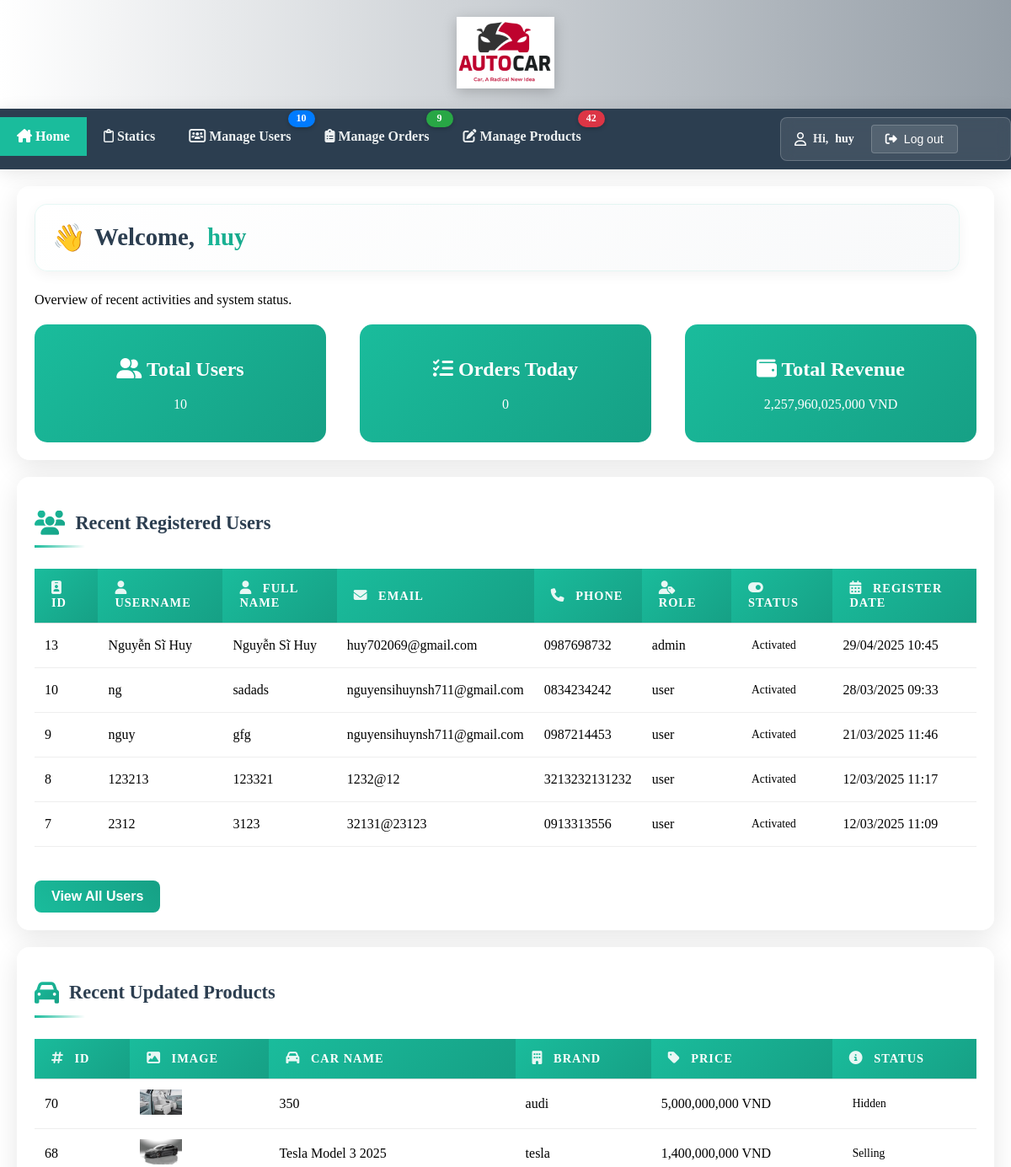
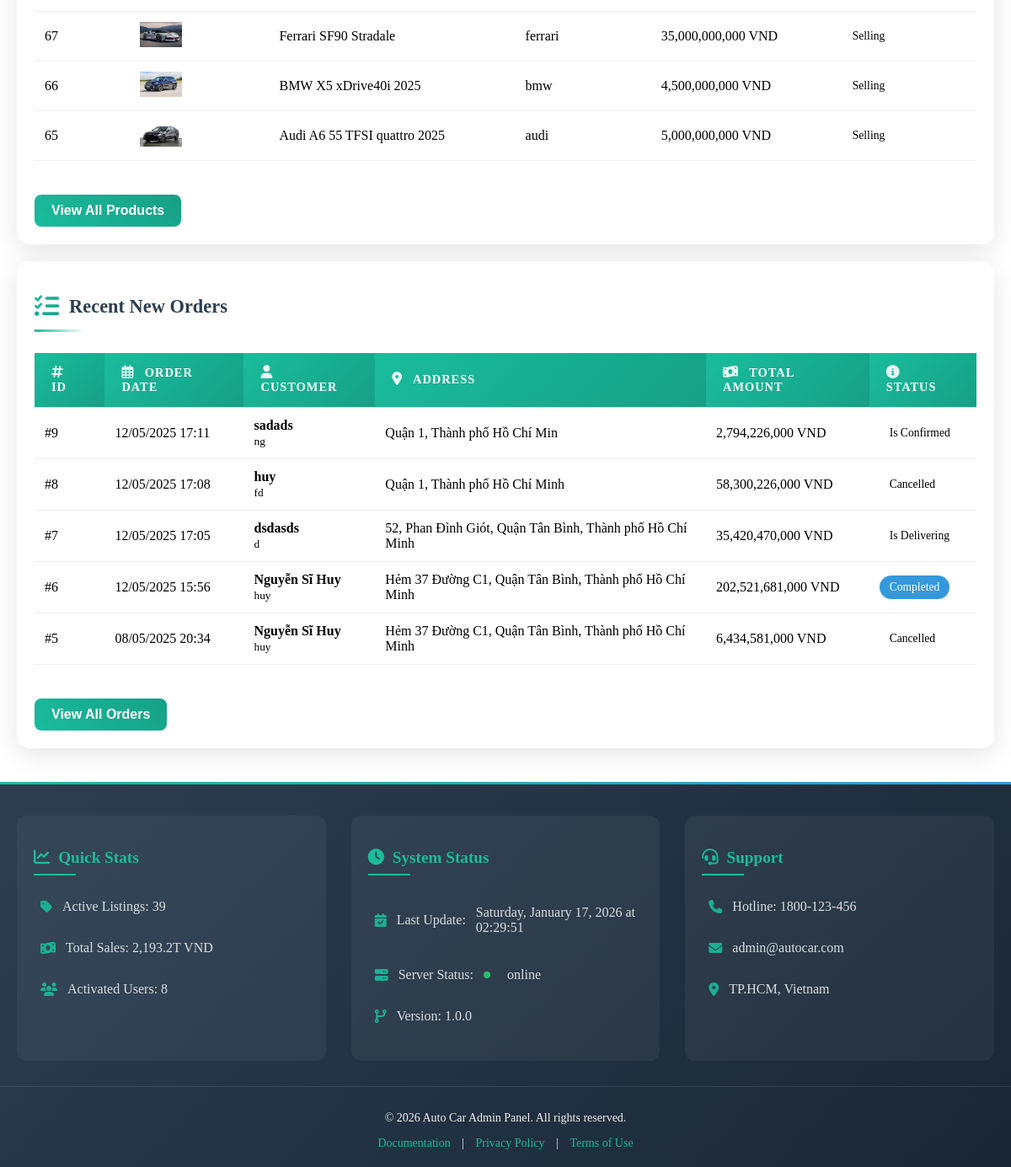
Page /Admin/index.php (signed in) on the committed database (2 pictures, top to bottom).
### tables this page shows
CREATE TABLE `users_acc` (
  `id` int(11) NOT NULL,
  `username` varchar(100) NOT NULL,
  `password` char(255) NOT NULL,
  `status` enum('activated','disabled','banned') NOT NULL,
  `register_date` datetime NOT NULL DEFAULT current_timestamp(),
  `phone_num` varchar(20) NOT NULL,
  `email` varchar(255) NOT NULL,
  `role` enum('user','admin') NOT NULL DEFAULT 'user',
  `address` varchar(255) DEFAULT NULL,
  `full_name` varchar(255) DEFAULT NULL
);

CREATE TABLE `products` (
  `product_id` int(11) NOT NULL,
  `brand_id` int(11) NOT NULL,
  `car_name` varchar(255) NOT NULL,
  `car_description` text DEFAULT NULL,
  `price` decimal(15,2) NOT NULL,
  `image_link` varchar(255) DEFAULT NULL,
  `status` enum('selling','soldout','discounting','hidden') DEFAULT 'selling',
  `sold_quantity` int(11) DEFAULT 0,
  `remain_quantity` int(11) DEFAULT 0,
  `max_speed` decimal(5,2) DEFAULT NULL,
  `color` varchar(50) DEFAULT NULL,
  `engine_name` varchar(100) NOT NULL,
  `year_manufacture` year(4) NOT NULL,
  `seat_number` tinyint(4) NOT NULL,
  `fuel_name` varchar(50) NOT NULL,
  `engine_power` decimal(10,2) DEFAULT NULL,
  `time_0_100` decimal(4,2) DEFAULT NULL,
  `location` varchar(255) NOT NULL DEFAULT 'TPHCM',
  `linkinfor` varchar(255) DEFAULT NULL,
  `fuel_capacity` varchar(255) DEFAULT NULL
);

CREATE TABLE `car_types` (
  `type_id` int(11) NOT NULL,
  `type_name` varchar(100) NOT NULL,
  `logo_url` varchar(255) DEFAULT NULL,
  `banner_url` varchar(255) DEFAULT NULL,
  `description` longtext DEFAULT NULL,
  `image_link` int(255) DEFAULT NULL
);

CREATE TABLE `orders` (
  `order_id` int(11) NOT NULL,
  `user_id` int(11) NOT NULL,
  `order_date` datetime DEFAULT NULL,
  `delivered_date` datetime DEFAULT NULL,
  `expected_total_amount` decimal(20,2) DEFAULT NULL,
  `VAT` decimal(20,2) DEFAULT NULL,
  `shipping_address` varchar(255) DEFAULT NULL,
  `distance` float NOT NULL DEFAULT 0,
  `shipping_fee` decimal(10,2) NOT NULL DEFAULT 0.00,
  `total_amount` decimal(20,2) DEFAULT NULL,
  `payment_method_id` int(11) DEFAULT NULL,
  `order_status` enum('is pending','is confirmed','delivered','is delivering','cancelled','initiated','completed') DEFAULT 'initiated',
  `description` longtext DEFAULT NULL,
  `shipper_info` varchar(255) DEFAULT NULL,
  `delivery_duration` int(11) GENERATED ALWAYS AS (timestampdiff(HOUR,`order_date`,`delivered_date`)) STORED
);

### Admin/index.php (the view, shortened to what this page needs)
<?php
include 'header.php';
$users_query = "SELECT id, username, full_name, email, phone_num, role, status, register_date
                FROM users_acc
                ORDER BY register_date DESC
                LIMIT 5";
$users_result = mysqli_query($connect, $users_query);
$products_query = "SELECT p.*, c.type_name
                  FROM products p
                  LEFT JOIN car_types c ON p.brand_id = c.type_id
                  ORDER BY p.product_id DESC
                  LIMIT 5";
$products_result = mysqli_query($connect, $products_query);
$orders_query = "SELECT o.*, u.username, u.full_name, u.phone_num, u.email
                FROM orders o
                JOIN users_acc u ON o.user_id = u.id
                ORDER BY o.order_date DESC
                LIMIT 5";
$orders_result = mysqli_query($connect, $orders_query);
$stats_query = "SELECT
    (SELECT COUNT(*) FROM users_acc) as total_users,
    (SELECT COUNT(*) FROM orders WHERE DATE(order_date) = CURDATE()) as orders_today,
    (SELECT SUM(total_amount) FROM orders) as total_revenue";
$stats_result = mysqli_query($connect, $stats_query);
$stats = mysqli_fetch_assoc($stats_result);
?>
<!DOCTYPE html>
<html lang="en">
<head>
</head>
<body>
    <main>
        <section class="admin-section">
            <div class="admin-info">
                <span id="admin-greeting">Welcome, <span
                        id="admin-name"><?php echo htmlspecialchars($_SESSION['username']) ?></span></span>
            </div>
            <p>Overview of recent activities and system status.</p>
            <div class="stats-container">
                <div class="stat-box">
                    <h2><i class="fa-solid fa-user-group"></i> Total Users</h2>
                    <p><?php echo number_format($stats['total_users']); ?></p>
                </div>
                <div class="stat-box">
                    <h2><i class="fa-solid fa-list-check"></i> Orders Today</h2>
                    <p><?php echo number_format($stats['orders_today']); ?></p>
                </div>
                <div class="stat-box">
                    <h2><i class="fa-solid fa-wallet"></i> Total Revenue</h2>
                    <p><?php echo number_format($stats['total_revenue']) . ' VND'; ?></p>
                </div>
            </div>
        </section>
        <section class="admin-section s2">
            <h2><i class="fa-solid fa-users"></i> Recent Registered Users</h2>
            <table class="admin-table">
                <thead>
                    <tr>
                        <th><i class="fa-solid fa-id-badge"></i> ID</th>
                        <th><i class="fa-solid fa-user"></i> Username</th>
                        <th><i class="fa-solid fa-user"></i> Full Name</th>
                        <th><i class="fa-solid fa-envelope"></i> Email</th>
                        <th><i class="fa-solid fa-phone"></i> Phone</th>
                        <th><i class="fa-solid fa-user-tag"></i> Role</th>
                        <th><i class="fa-solid fa-toggle-on"></i> Status</th>
                        <th><i class="fa-solid fa-calendar-alt"></i> Register Date</th>
                    </tr>
                </thead>
                <tbody>
                    <?php while ($user = mysqli_fetch_assoc($users_result)): ?>
                        <tr>
                            <td><?php echo htmlspecialchars($user['id']); ?></td>
                            <td><?php echo htmlspecialchars($user['username']); ?></td>
                            <td><?php echo htmlspecialchars($user['full_name']); ?></td>
                            <td><?php echo htmlspecialchars($user['email']); ?></td>
                            <td><?php echo htmlspecialchars($user['phone_num']); ?></td>
                            <td><?php echo htmlspecialchars($user['role']); ?></td>
                            <td>
                                <span class="status-badge status-<?php echo strtolower($user['status']); ?>">
                                    <?php echo htmlspecialchars($user['status']); ?>
                                </span>
                            </td>
                            <td><?php echo date('d/m/Y H:i', strtotime($user['register_date'])); ?></td>
                        </tr>
                    <?php endwhile; ?>
                </tbody>
            </table>
            <button class="link" onclick="window.location.href='manage-users.php'">View All Users</button>
        </section>
        <section class="admin-section s2">
            <h2><i class="fa-solid fa-car"></i> Recent Updated Products</h2>
            <table class="admin-table">
                <thead>
                    <tr>
                        <th><i class="fa-solid fa-hashtag"></i> ID</th>
                        <th><i class="fa-solid fa-image"></i> Image</th>
                        <th><i class="fa-solid fa-car"></i> Car Name</th>
                        <th><i class="fa-solid fa-building"></i> Brand</th>
                        <th><i class="fa-solid fa-tag"></i> Price</th>
                        <th><i class="fa-solid fa-circle-info"></i> Status</th>
                    </tr>
                </thead>
                <tbody>
                    <?php while ($product = mysqli_fetch_assoc($products_result)): ?>
                        <tr>
                            <td><?php echo htmlspecialchars($product['product_id']); ?></td>
                            <td>
                                <img src="../User/<?php echo htmlspecialchars($product['image_link']); ?>"
                                    alt="<?php echo htmlspecialchars($product['car_name']); ?>"
                                    style="width: 50px; height: 30px; object-fit: cover;">
                            </td>
                            <td><?php echo htmlspecialchars($product['car_name']); ?></td>
                            <td><?php echo htmlspecialchars($product['type_name']); ?></td>
                            <td><?php echo number_format($product['price']) . ' VND'; ?></td>
                            <td>
                                <span class="status-badge status-<?php echo strtolower($product['status']); ?>">
                                    <?php echo htmlspecialchars($product['status']); ?>
                                </span>
                            </td>
                        </tr>
                    <?php endwhile; ?>
                </tbody>
            </table>
            <button class="link" onclick="window.location.href='manage-products.php'">View All Products</button>
        </section>
        <section class="admin-section s2">
            <h2><i class="fa-solid fa-list-check"></i> Recent New Orders</h2>
            <table class="admin-table">
                <thead>
                    <tr>
                        <th><i class="fas fa-hashtag"></i> ID</th>
                        <th><i class="far fa-calendar-alt"></i> Order Date</th>
                        <th><i class="fas fa-user"></i> Customer</th>
                        <th><i class="fas fa-map-marker-alt"></i> Address</th>
                        <th><i class="fas fa-money-bill-wave"></i> Total Amount</th>
                        <th><i class="fas fa-info-circle"></i> Status</th>
                    </tr>
                </thead>
                <tbody>
                    <?php while ($order = mysqli_fetch_assoc($orders_result)): ?>
                        <tr>
                            <td>#<?php echo htmlspecialchars($order['order_id']); ?></td>
                            <td><?php echo date('d/m/Y H:i', strtotime($order['order_date'])); ?></td>
                            <td>
                                <strong><?php echo htmlspecialchars($order['full_name']); ?></strong>
                                <br>
                                <small><?php echo htmlspecialchars($order['username']); ?></small>
                            </td>
                            <td><?php echo htmlspecialchars($order['shipping_address']); ?></td>
                            <td><?php echo number_format($order['total_amount']) . ' VND'; ?></td>
                            <td>
                                <span class="status-badge status-<?php echo strtolower($order['order_status']); ?>">
                                    <?php echo htmlspecialchars($order['order_status']); ?>
                                </span>
                            </td>
                        </tr>
                    <?php endwhile; ?>
                </tbody>
            </table>
            <button class="link" onclick="window.location.href='manage-orders.php'">View All Orders</button>
        </section>
    </main>
</body>
<?php include 'footer.php'; ?>

### Admin/header.php (style rules this page uses)
body { margin:0; }
.admin-section { margin: 20px ; padding: 20px; border: 1px solid #ddd; background-color: #f9f9f9; border-radius: 8px; }
.stats-container { display: flex; justify-content: space-around; margin-top: 20px; }
.stat-box { background-color: #007BFF; color: white; padding: 15px; border-radius: 8px; text-align: center; width: 30%; }
.admin-table { width: 100%; border-collapse: collapse; }
.admin-table th, .admin-table td { padding: 10px; text-align: left; border-bottom: 1px solid #ddd; }
.admin-table th { background-color: #f3f3f3; font-weight: bold; }
.admin-info { display: flex; align-items: center; gap: 15px; margin-right: 20px; font-size: 16px; color: #000000; font-size: 1.5em; font-weight: bold; }
button.link { margin-top: 20px; display: inline-block; background-color: #1abc9c; color: white; border: none; border-radius: 8px; padding: 10px 20px; font-size: 16px; font-weight: bold; cursor: pointer; transition: background-color 0.3s ease, box-shadow 0.3s ease; text-align: center; }

### rows in the picture
users_acc: id "13", username "Nguyễn Sĩ Huy", full_name "Nguyễn Sĩ Huy", email "huy702069@gmail.com", phone_num "0987698732", role "admin", status "Activated", register_date "29/04/2025 10:45"
users_acc: id "10", username "ng", full_name "sadads", email "nguyensihuynsh711@gmail.com", phone_num "0834234242", role "user", status "Activated", register_date "28/03/2025 09:33"
users_acc: id "9", username "nguy", full_name "gfg", email "nguyensihuynsh711@gmail.com", phone_num "0987214453", role "user", status "Activated", register_date "21/03/2025 11:46"
users_acc: id "8", username "123213", full_name "123321", email "1232@12", phone_num "3213232131232", role "user", status "Activated", register_date "12/03/2025 11:17"
users_acc: id "7", username "2312", full_name "3123", email "32131@23123", phone_num "0913313556", role "user", status "Activated", register_date "12/03/2025 11:09"
products: product_id "70", image_link (picture), car_name "350", brand.type_name "audi", price "5,000,000,000", status "Hidden"
products: product_id "68", image_link (picture), car_name "Tesla Model 3 2025", brand.type_name "tesla", price "1,400,000,000", status "Selling"
products: product_id "67", image_link (picture), car_name "Ferrari SF90 Stradale", brand.type_name "ferrari", price "35,000,000,000", status "Selling"
products: product_id "66", image_link (picture), car_name "BMW X5 xDrive40i 2025", brand.type_name "bmw", price "4,500,000,000", status "Selling"
products: product_id "65", image_link (picture), car_name "Audi A6 55 TFSI quattro 2025", brand.type_name "audi", price "5,000,000,000", status "Selling"
orders: order_id "9", order_date "12/05/2025 17:11", user.full_name "sadads", user.username "ng", shipping_address "Quận 1, Thành phố Hồ Chí Min", total_amount "2,794,226,000", order_status "Is Confirmed"
orders: order_id "8", order_date "12/05/2025 17:08", user.full_name "huy", user.username "fd", shipping_address "Quận 1, Thành phố Hồ Chí Minh", total_amount "58,300,226,000", order_status "Cancelled"
orders: order_id "7", order_date "12/05/2025 17:05", user.full_name "dsdasds", user.username "d", shipping_address "52, Phan Đình Giót, Quận Tân Bình, Thành phố Hồ Chí Minh", total_amount "35,420,470,000", order_status "Is Delivering"
orders: order_id "6", order_date "12/05/2025 15:56", user.full_name "Nguyễn Sĩ Huy", user.username "huy", shipping_address "Hẻm 37 Đường C1, Quận Tân Bình, Thành phố Hồ Chí Minh", total_amount "202,521,681,000", order_status "Completed"
orders: order_id "5", order_date "08/05/2025 20:34", user.full_name "Nguyễn Sĩ Huy", user.username "huy", shipping_address "Hẻm 37 Đường C1, Quận Tân Bình, Thành phố Hồ Chí Minh", total_amount "6,434,581,000", order_status "Cancelled"

### other values in the picture
$counts['users'] "10"
$counts['orders'] "9"
$counts['products'] "42"
$_SESSION['username'] "huy"
$stats['total_users'] "10"
$stats['orders_today'] "0"
$stats['active_listings'] "39"
$stats['total_sales'] / 1000000000 "2,193.2"
$stats['active_users'] "8"
$server_status "online"
$system_version "1.0.0"
